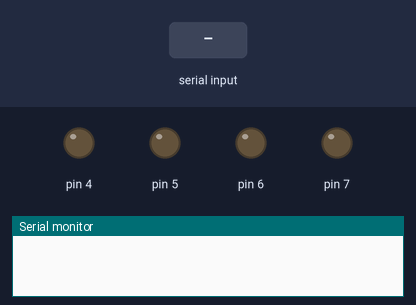
Bench run of a sketch on a simulated Arduino Uno, built with avr-gcc and run on an emulated ATmega328P. Shown: output pins drawn as LEDs (lit = HIGH), the last lines printed to the serial monitor. Inputs (shaded band) come from the test bench. No radio packets arrive unless stated.

Above: at 1.2 s.
1.3 s: "F" received over Serial
At 1.8 s:
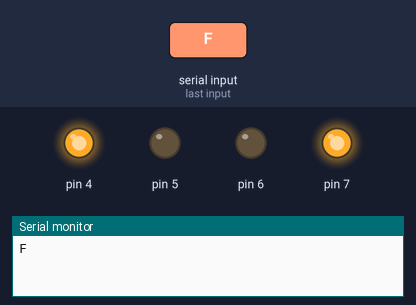
2.8 s: "B" received over Serial
At 4.0 s:
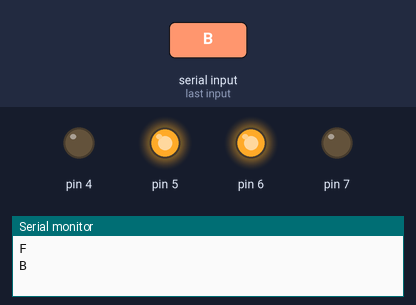
4.3 s: "L" received over Serial
At 5.3 s:
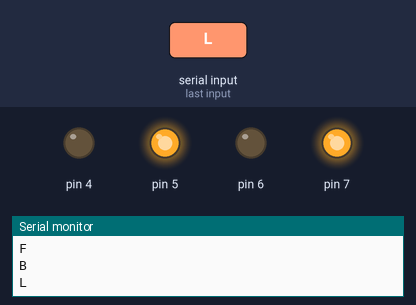
5.8 s: "R" received over Serial
At 6.4 s:
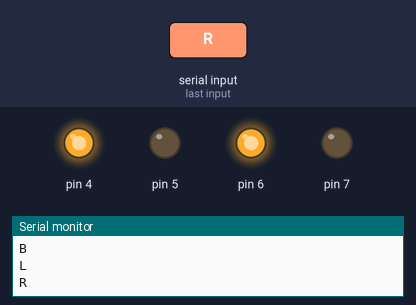
Timing chart, 0 to 8.3 s (numbered marks = the images above; inputs shaded):
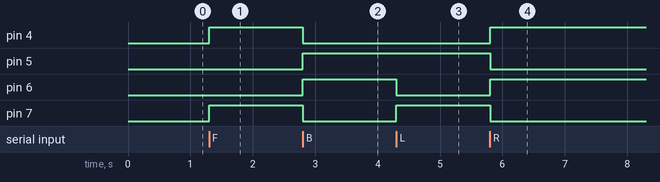

The sketch:

Transmitter_code.ino
```cpp
//to send and retransmit messages
#include <VirtualWire.h>
//Pointer variable of character type
char *data;
char t;
//This function will run only once
void setup() {
  pinMode(4, OUTPUT);
  pinMode(5, OUTPUT);
  pinMode(6, OUTPUT);
  pinMode(7, OUTPUT);
  //Function for initiating the serial communication
  Serial.begin(9600);
  //Function used to set pin 2 as the transmitter pin
  vw_set_tx_pin(2);
  vw_setup(2000);
}
void loop() {
  // put your main code here, to run repeatedly:
  while (Serial.available()) {
    t = Serial.read();//The data from the serial is read into variable t
    Serial.println(t);
    //Forward
    if (t == 'F')
    {
      digitalWrite(4, HIGH);
      digitalWrite(5, LOW);
      digitalWrite(6, LOW);
      digitalWrite(7, HIGH);
      data = "f";
      vw_send((uint8_t *)data, strlen(data));  //uint8_t is the array of 8 bit integers
      vw_wait_tx();
    }
    //BACKWARD
     else if (t == 'B')
     {
      digitalWrite(4, LOW);
      digitalWrite(5, HIGH);
      digitalWrite(6, HIGH);
      digitalWrite(7, LOW);
      data = "b";
      vw_send((uint8_t *)data, strlen(data));
      vw_wait_tx();
    }
    //LEFT
    else if (t == 'L')
    {
      digitalWrite(4, LOW);
      digitalWrite(5, HIGH);
      digitalWrite(6, LOW);
      digitalWrite(7, HIGH);
      data = "l";
      vw_send((uint8_t *)data, strlen(data));
      vw_wait_tx();
    }
    //RIGHT
     else if (t == 'R')
     {
      digitalWrite(4, HIGH);
      digitalWrite(5, LOW);
      digitalWrite(6, HIGH);
      digitalWrite(7, LOW);
      data = "r";
      vw_send((uint8_t *)data, strlen(data));
      vw_wait_tx();
    }
    //STOP
    else if (t == 'S')
    {
      digitalWrite(4, LOW);
      digitalWrite(5, LOW);
      digitalWrite(6, LOW);
      digitalWrite(7, LOW);
      data = "s";
      vw_send((uint8_t *)data, strlen(data));
      vw_wait_tx();
    }
  }
}
//LEFT
void move_left()
{
  digitalWrite(4, LOW);
  digitalWrite(5, HIGH);
  digitalWrite(6, LOW);
  digitalWrite(7, HIGH);
}
//RIGHT
void move_right()
{
  digitalWrite(4, HIGH);
  digitalWrite(5, LOW);
  digitalWrite(6, HIGH);
  digitalWrite(7, LOW);
}
//FORWARD
void move_Forward()
{
  digitalWrite(4, HIGH);
  digitalWrite(5, LOW);
  digitalWrite(6, LOW);
  digitalWrite(7, HIGH);
}
//BACKWARD
void move_Backward()
{
  digitalWrite(4, LOW);
  digitalWrite(5, HIGH);
  digitalWrite(6, HIGH);
  digitalWrite(7, LOW);
}
//STOP
void stop()
{
  digitalWrite(4, LOW);
  digitalWrite(5, LOW);
  digitalWrite(6, LOW);
  digitalWrite(7, LOW);
}
```

Measured:
- after the input at 1.3 s, pin 4, pin 7: LOW → HIGH at once
- after the input at 2.8 s, pin 4, pin 7: HIGH → LOW at once; pin 5, pin 6: LOW → HIGH at once
- after the input at 4.3 s, pin 6: HIGH → LOW at once; pin 7: LOW → HIGH at once
- after the input at 5.8 s, pin 4, pin 6: LOW → HIGH at once; pin 5, pin 7: HIGH → LOW at once
